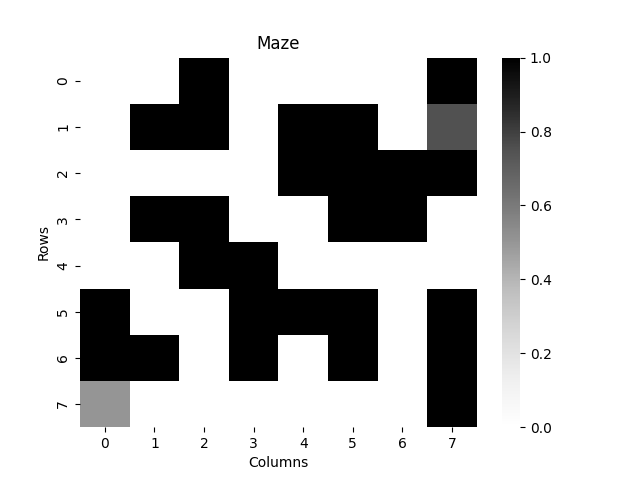

This figure's Python source:
import numpy as np
import matplotlib.pyplot as plt
import seaborn as sns
"""
File to make the maze environment the agent needs to navigate through
"""


class Maze:
    def __init__(self, env_size: tuple[int, int] = (4, 4)):
        self._env_size = env_size
        self._maze = self.generate_maze()

    def generate_maze(self):
        return ['OOCOOOOC',
                'OCCOCCOG',
                'OOOOCCCC',
                'OCCOOCCO',
                'OOCCOOOO',
                'COOCCCOC',
                'CCOCOCOC',
                'SOOOOOOC']

    def test_maze(self):
        char_to_num = {'O':0, 'C': 1, 'S': 0.5, 'G': 0.75}
        plottable_maze = np.zeros((8, 8))
        for i in range(8):
            for j in range(8):
                plottable_maze[i, j] = char_to_num.get(self._maze[i][j], -1.0)
        sns.heatmap(plottable_maze, cmap='Greys')

        plt.title('Maze')
        plt.xlabel('Columns')
        plt.ylabel('Rows')
        plt.savefig('maze.png')
        plt.show()
